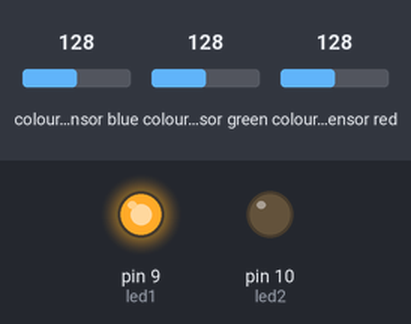
Bench run of a sketch on a simulated Arduino Uno, built with avr-gcc and run on an emulated ATmega328P. On the bench: output pins drawn as LEDs (lit = HIGH). Wiring (inferred from the names in the program): TCS3200 colour sensor: output pin 8; S2 pin 6; S3 pin 7; S0 pin 4; S1 pin 5. The test bench sets the inputs (shaded band); at power-on: colour sensor blue 128, colour sensor green 128, colour sensor red 128. Pins used as bus, display or sensor lines are not drawn; what the sketch prints to the serial monitor is not drawn.

Above: at 1.2 s.
1.3 s: colour sensor blue set to 79
4.3 s: colour sensor blue set to 74
At 5.7 s:
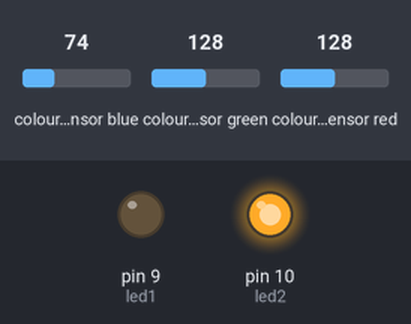
6.1 s: colour sensor green set to 54
8.2 s: colour sensor green set to 49
At 9.0 s:
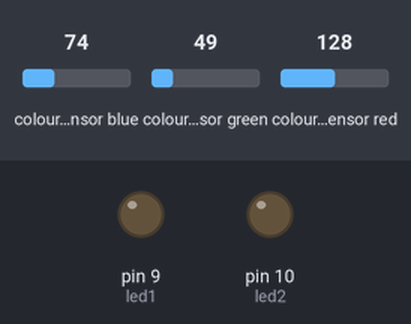
10.8 s: colour sensor green set to 64
At 12.8 s:
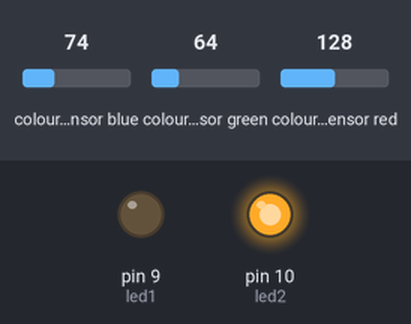
13.3 s: colour sensor blue set to 54
14.8 s: colour sensor blue set to 48
At 15.4 s:
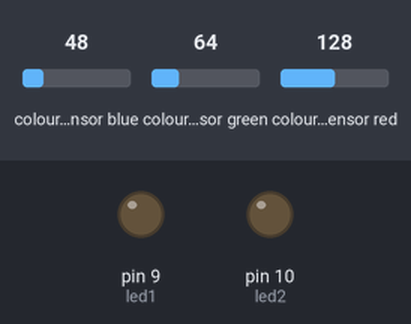
Timing chart, 0 to 17.5 s (numbered marks = the images above; inputs shaded):
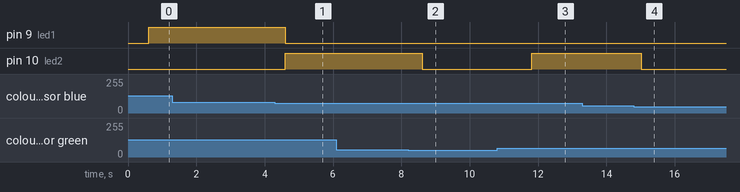

The sketch:

SensorColor.ino
```cpp
#define S0 4
#define S1 5
#define S2 6
#define S3 7
#define sensorSalida 8
#define led1 9
#define led2 10
int Rojo_Frec = 0, Verde_Frec = 0,Azul_Frec = 0;
void setup() {
  pinMode(S0, OUTPUT);
  pinMode(S1, OUTPUT);
  pinMode(S2, OUTPUT);
  pinMode(S3, OUTPUT);
  pinMode(led1, OUTPUT);
  pinMode(led2, OUTPUT);
  pinMode(sensorSalida, INPUT);

                           // Configura la escala de Frecuencia en 20%
  digitalWrite(S0,HIGH);
  digitalWrite(S1,LOW);

  Serial.begin(9600);
}
void loop() {
                          // Configura el filtro ROJO para tomar lectura
  digitalWrite(S2,LOW);
  digitalWrite(S3,LOW);
  delay(100);
  Rojo_Frec= pulseIn(sensorSalida, LOW);
  Serial.print(" R= "); Serial.print(Rojo_Frec);
  delay(100);
                            // Configura el filtro VERDE para tomar lectura
  digitalWrite(S2,HIGH);
  digitalWrite(S3,HIGH);
  delay(100);
  Verde_Frec = pulseIn(sensorSalida, LOW);
  Serial.print(" V= "); Serial.print(Verde_Frec);
  delay(100);
                           // Configura el filtro AZUL para tomar lectura
  digitalWrite(S2,LOW);
  digitalWrite(S3,HIGH);
  delay(100);
  Azul_Frec = pulseIn(sensorSalida, LOW);
  Serial.print(" A= "); Serial.print(Azul_Frec);
  delay(100);

                  //Valores obtenidos en la calibracion del sensor, son propios de cada usuario


 if (Rojo_Frec < 40 && Verde_Frec < 60 && Azul_Frec < 60){
    Serial.print(" . *** BLANCO **");
    digitalWrite(led1, HIGH);
    digitalWrite(led2, LOW);

 }
 else if (Rojo_Frec < 50 && Verde_Frec < 80 && Azul_Frec < 80){
  Serial.print(" . *** COLOR **");
  digitalWrite(led2, HIGH);
  digitalWrite(led1, LOW);
 }
 else{
  Serial.print(" . *** NINGUNO **");
  digitalWrite(led1, LOW);
  digitalWrite(led2, LOW);
 }
 Serial.println("*");
 delay(200);
}
```

Measured:
- the behaviour switches between 77 and 76 on colour sensor blue (found by bisection; images 0 and 1)
- the behaviour switches between 52 and 51 on colour sensor green (found by bisection; images 1 and 2)
- the behaviour switches between 52 and 51 on colour sensor blue (found by bisection; images 3 and 4)
- after the input at 1.3 s, every drawn part: stays the same
- after the input at 4.3 s, pin 9 (led1): HIGH → LOW after 0.31 s; pin 10 (led2): LOW → HIGH after 0.31 s
- after the input at 6.1 s, every drawn part: stays the same
- after the input at 8.2 s, pin 10 (led2): HIGH → LOW after 0.41 s
- after the input at 10.8 s, pin 10 (led2): LOW → HIGH after 1.0 s
- after the input at 13.3 s, every drawn part: stays the same
- after the input at 14.8 s, pin 10 (led2): HIGH → LOW after 0.22 s
